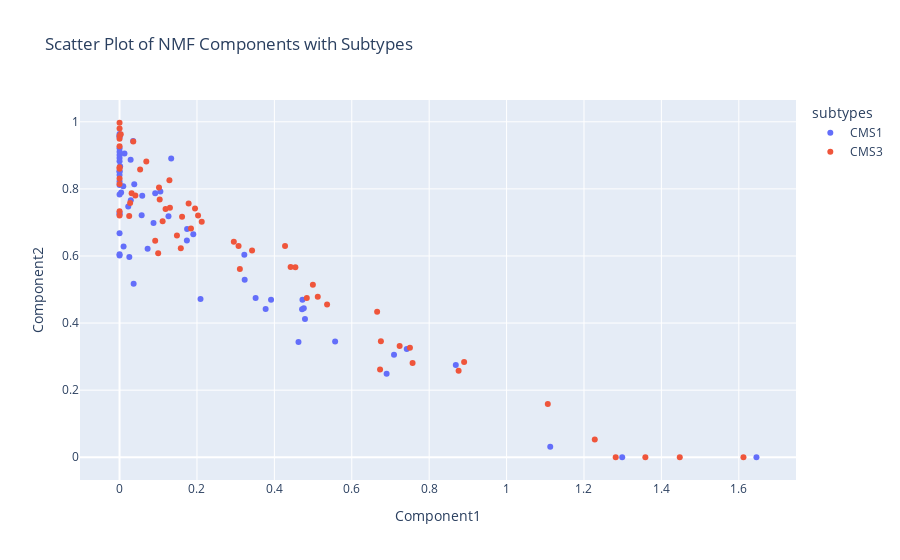

Notebook source saved alongside this figure:
### Markdown cell above
## 📐Scatter Plot of NMF Components with Subtypes

### Code cell
#Scatter Plot of NMF Components with Subtypes
W_df = pd.DataFrame(W, index=combined_data.index, columns=[f'Component{i+1}' for i in range(W.shape[1])])
merged_w_covariates=pd.concat([W_df,covariates],axis=1)
merged_w_covariates
import plotly.express as px

fig = px.scatter(
    merged_w_covariates, 
    x='Component1', 
    y='Component2', 
    color='subtypes', 
    title='Scatter Plot of NMF Components with Subtypes',

)

fig.show()

### Figure 1 — Plotly figure (JSON) as saved in the notebook; plotly's stock layout.template omitted (floating-point values rounded to 4 significant figures)
{"data": [{"hovertemplate": "subtypes=CMS1<br>Component1=%{x}<br>Component2=%{y}<extra></extra>", "legendgroup": "CMS1", "marker": {"color": "#636efa", "symbol": "circle"}, "mode": "markers", "name": "CMS1", "orientation": "v", "showlegend": true, "type": "scatter", "x": [0.09214, 0.001493, 0.03514, 0, 0.3775, 0.02903, 0.01044, 0.1739, 0, 0, 0, 0, 0.3515, 0, 0.02526, 0.02251, 0, 0, 0.1055, 0, 0, 0, 0.1264, 0, 0.05859, 0.03798, 0.4623, 0.557, 0.02866, 0.004047, 0.1745, 0.1905, 0.3224, 0.4726, 0, 0.05713, 0.07249, 0.476, 0.009628, 0.8688, 0.4716, 1.113, 0.4791, 0.3233, 0.742, 0.7092, 0, 0, 0, 0, 1.646, 0.69, 0.0127, 0.1334, 0.3914, 0.2092, 0, 1.299, 0.08777, 0, 0.03641], "xaxis": "x", "y": [0.7868, 0.8678, 0.9425, 0.668, 0.4416, 0.766, 0.6283, 0.6462, 0.8415, 0.8524, 0.8924, 0.9579, 0.4749, 0.8824, 0.5969, 0.7475, 0.9634, 0.9209, 0.792, 0.9012, 0.6017, 0.9547, 0.7183, 0.8117, 0.7797, 0.814, 0.3439, 0.3449, 0.8868, 0.7894, 0.6802, 0.6651, 0.6036, 0.4695, 0.7242, 0.7212, 0.6213, 0.444, 0.808, 0.275, 0.4415, 0.03165, 0.4119, 0.5292, 0.323, 0.3059, 0.7833, 0.9105, 0.8219, 0.8508, 0, 0.2486, 0.9055, 0.8909, 0.4694, 0.4719, 0.7286, 0, 0.698, 0.6055, 0.5169], "yaxis": "y"}, {"hovertemplate": "subtypes=CMS3<br>Component1=%{x}<br>Component2=%{y}<extra></extra>", "legendgroup": "CMS3", "marker": {"color": "#EF553B", "symbol": "circle"}, "mode": "markers", "name": "CMS3", "orientation": "v", "showlegend": true, "type": "scatter", "x": [0.195, 0.3109, 0.6731, 0, 0.0312, 0, 0.1189, 0, 0.2028, 0.2953, 0.1302, 0, 0.04083, 0.3424, 0.7237, 0.1019, 0.4543, 0.5362, 0.4995, 0.06916, 0, 0.6753, 0.02733, 0.1583, 1.228, 0, 0, 0.003098, 0, 0.8903, 1.448, 0.7503, 0.5121, 1.359, 0.876, 0.1615, 1.612, 0, 0.09209, 1.282, 0.09979, 0.7571, 0.1037, 0.05314, 0.442, 0.02491, 0.2123, 0.1785, 0.1846, 0.03538, 0, 1.107, 0.3075, 0.4838, 0.1113, 0.4276, 0.6655, 0.1288, 0.1483, 0], "xaxis": "x", "y": [0.7417, 0.561, 0.2618, 0.8604, 0.787, 0.9582, 0.7403, 0.98, 0.7207, 0.6425, 0.7437, 0.9972, 0.7805, 0.6163, 0.3319, 0.8041, 0.5667, 0.4555, 0.5141, 0.8816, 0.9272, 0.3459, 0.7578, 0.6234, 0.05324, 0.8148, 0.7208, 0.9631, 0.9491, 0.2842, 0, 0.3262, 0.4783, 0, 0.2575, 0.7167, 0, 0.8642, 0.6454, 0, 0.608, 0.2809, 0.7682, 0.8578, 0.5673, 0.7189, 0.7019, 0.7563, 0.6822, 0.9414, 0.8312, 0.159, 0.6295, 0.4749, 0.7038, 0.63, 0.4336, 0.8261, 0.6614, 0.733], "yaxis": "y"}], "layout": {"legend": {"title": {"text": "subtypes"}, "tracegroupgap": 0}, "title": {"text": "Scatter Plot of NMF Components with Subtypes"}, "xaxis": {"anchor": "y", "domain": [0, 1], "title": {"text": "Component1"}}, "yaxis": {"anchor": "x", "domain": [0, 1], "title": {"text": "Component2"}}}}
